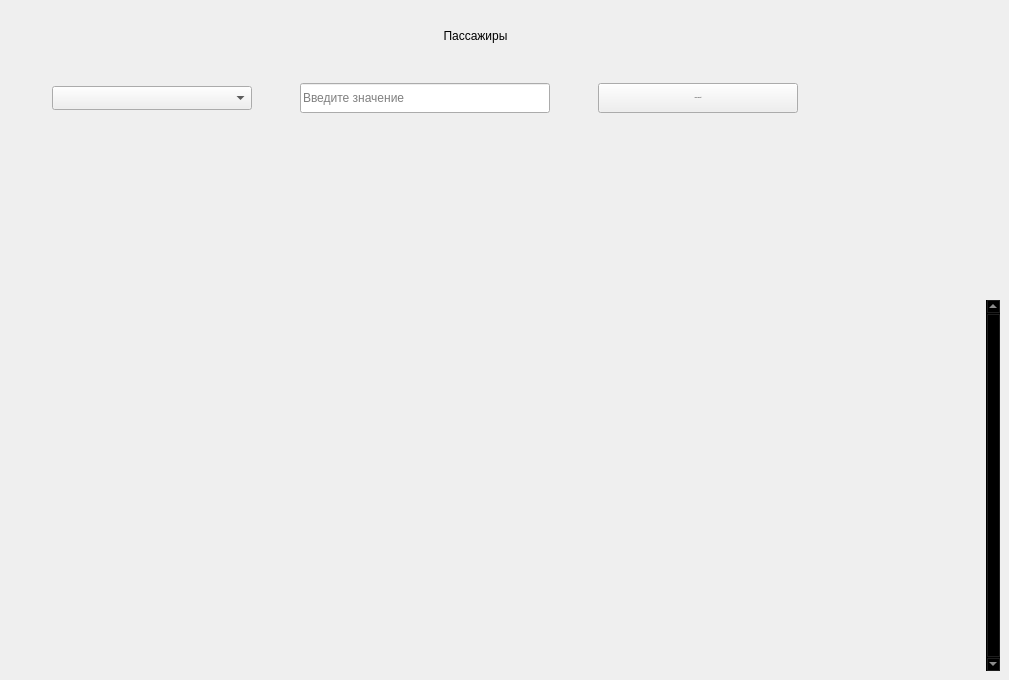
             <widget class="QWidget" name="people_widget">
              <widget class="QTableView" name="table_people">
               <property name="geometry">
                <rect>
                 <x>10</x>
                 <y>300</y>
                 <width>990</width>
                 <height>371</height>
                </rect>
               </property>
               <property name="sizePolicy">
                <sizepolicy hsizetype="Expanding" vsizetype="Expanding">
                 <horstretch>0</horstretch>
                 <verstretch>0</verstretch>
                </sizepolicy>
               </property>
               <property name="palette">
                <palette>
                 <active>
                  <colorrole role="WindowText">
                   <brush brushstyle="SolidPattern">
                    <color alpha="255">
                     <red>221</red>
                     <green>221</green>
                     <blue>221</blue>
                    </color>
                   </brush>
                  </colorrole>
                  <colorrole role="Button">
                   <brush brushstyle="SolidPattern">
                    <color alpha="0">
                     <red>0</red>
                     <green>0</green>
                     <blue>0</blue>
                    </color>
                   </brush>
                  </colorrole>
                  <colorrole role="Text">
                   <brush brushstyle="SolidPattern">
                    <color alpha="255">
                     <red>221</red>
                     <green>221</green>
                     <blue>221</blue>
                    </color>
                   </brush>
                  </colorrole>
                  <colorrole role="ButtonText">
                   <brush brushstyle="SolidPattern">
                    <color alpha="255">
                     <red>221</red>
                     <green>221</green>
                     <blue>221</blue>
                    </color>
                   </brush>
                  </colorrole>
                  <colorrole role="Base">
                   <brush brushstyle="NoBrush">
                    <color alpha="255">
                     <red>0</red>
                     <green>0</green>
                     <blue>0</blue>
                    </color>
                   </brush>
                  </colorrole>
                  <colorrole role="Window">
                   <brush brushstyle="SolidPattern">
                    <color alpha="0">
                     <red>0</red>
                     <green>0</green>
                     <blue>0</blue>
                    </color>
                   </brush>
                  </colorrole>
                  <colorrole role="PlaceholderText">
                   <brush brushstyle="SolidPattern">
                    <color alpha="128">
                     <red>221</red>
                     <green>221</green>
                     <blue>221</blue>
                    </color>
                   </brush>
                  </colorrole>
                 </active>
                 <inactive>
                  <colorrole role="WindowText">
                   <brush brushstyle="SolidPattern">
                    <color alpha="255">
                     <red>221</red>
                     <green>221</green>
                     <blue>221</blue>
                    </color>
                   </brush>
                  </colorrole>
                  <colorrole role="Button">
                   <brush brushstyle="SolidPattern">
                    <color alpha="0">
                     <red>0</red>
                     <green>0</green>
                     <blue>0</blue>
                    </color>
                   </brush>
                  </colorrole>
                  <colorrole role="Text">
                   <brush brushstyle="SolidPattern">
                    <color alpha="255">
                     <red>221</red>
                     <green>221</green>
                     <blue>221</blue>
                    </color>
                   </brush>
                  </colorrole>
                  <colorrole role="ButtonText">
                   <brush brushstyle="SolidPattern">
                    <color alpha="255">
                     <red>221</red>
                     <green>221</green>
                     <blue>221</blue>
                    </color>
                   </brush>
                  </colorrole>
                  <colorrole role="Base">
                   <brush brushstyle="NoBrush">
                    <color alpha="255">
                     <red>0</red>
                     <green>0</green>
                     <blue>0</blue>
                    </color>
                   </brush>
                  </colorrole>
                  <colorrole role="Window">
                   <brush brushstyle="SolidPattern">
                    <color alpha="0">
                     <red>0</red>
                     <green>0</green>
                     <blue>0</blue>
                    </color>
                   </brush>
                  </colorrole>
                  <colorrole role="PlaceholderText">
                   <brush brushstyle="SolidPattern">
                    <color alpha="128">
                     <red>221</red>
                     <green>221</green>
                     <blue>221</blue>
                    </color>
                   </brush>
                  </colorrole>
                 </inactive>
                 <disabled>
                  <colorrole role="WindowText">
                   <brush brushstyle="SolidPattern">
                    <color alpha="255">
                     <red>221</red>
                     <green>221</green>
                     <blue>221</blue>
                    </color>
                   </brush>
                  </colorrole>
                  <colorrole role="Button">
                   <brush brushstyle="SolidPattern">
                    <color alpha="0">
                     <red>0</red>
                     <green>0</green>
                     <blue>0</blue>
                    </color>
                   </brush>
                  </colorrole>
                  <colorrole role="Text">
                   <brush brushstyle="SolidPattern">
                    <color alpha="255">
                     <red>221</red>
                     <green>221</green>
                     <blue>221</blue>
                    </color>
                   </brush>
                  </colorrole>
                  <colorrole role="ButtonText">
                   <brush brushstyle="SolidPattern">
                    <color alpha="255">
                     <red>221</red>
                     <green>221</green>
                     <blue>221</blue>
                    </color>
                   </brush>
                  </colorrole>
                  <colorrole role="Base">
                   <brush brushstyle="NoBrush">
                    <color alpha="255">
                     <red>0</red>
                     <green>0</green>
                     <blue>0</blue>
                    </color>
                   </brush>
                  </colorrole>
                  <colorrole role="Window">
                   <brush brushstyle="SolidPattern">
                    <color alpha="0">
                     <red>0</red>
                     <green>0</green>
                     <blue>0</blue>
                    </color>
                   </brush>
                  </colorrole>
                  <colorrole role="PlaceholderText">
                   <brush brushstyle="SolidPattern">
                    <color alpha="128">
                     <red>221</red>
                     <green>221</green>
                     <blue>221</blue>
                    </color>
                   </brush>
                  </colorrole>
                 </disabled>
                </palette>
               </property>
               <property name="frameShape">
                <enum>QFrame::NoFrame</enum>
               </property>
               <property name="verticalScrollBarPolicy">
                <enum>Qt::ScrollBarAlwaysOn</enum>
               </property>
               <property name="sizeAdjustPolicy">
                <enum>QAbstractScrollArea::AdjustToContents</enum>
               </property>
               <property name="editTriggers">
                <set>QAbstractItemView::NoEditTriggers</set>
               </property>
               <property name="selectionMode">
                <enum>QAbstractItemView::SingleSelection</enum>
               </property>
               <property name="selectionBehavior">
                <enum>QAbstractItemView::SelectRows</enum>
               </property>
               <property name="showGrid">
                <bool>true</bool>
               </property>
               <property name="gridStyle">
                <enum>Qt::SolidLine</enum>
               </property>
               <property name="sortingEnabled">
                <bool>false</bool>
               </property>
               <attribute name="horizontalHeaderMinimumSectionSize">
                <number>210</number>
               </attribute>
               <attribute name="horizontalHeaderDefaultSectionSize">
                <number>210</number>
               </attribute>
               <attribute name="horizontalHeaderHighlightSections">
                <bool>true</bool>
               </attribute>
               <attribute name="verticalHeaderVisible">
                <bool>false</bool>
               </attribute>
               <attribute name="verticalHeaderCascadingSectionResizes">
                <bool>true</bool>
               </attribute>
               <attribute name="verticalHeaderDefaultSectionSize">
                <number>24</number>
               </attribute>
               <attribute name="verticalHeaderHighlightSections">
                <bool>false</bool>
               </attribute>
               <attribute name="verticalHeaderShowSortIndicator" stdset="0">
                <bool>false</bool>
               </attribute>
              </widget>
              <widget class="QWidget" name="horizontalLayoutWidget_3">
               <property name="geometry">
                <rect>
                 <x>10</x>
                 <y>80</y>
                 <width>831</width>
                 <height>36</height>
                </rect>
               </property>
               <layout class="QHBoxLayout" name="people_searchlLayout">
                <item>
                 <widget class="QComboBox" name="people_comboBox">
                  <property name="minimumSize">
                   <size>
                    <width>200</width>
                    <height>0</height>
                   </size>
                  </property>
                  <property name="maximumSize">
                   <size>
                    <width>200</width>
                    <height>16777215</height>
                   </size>
                  </property>
                  <property name="font">
                   <font>
                    <family>Segoe UI</family>
                    <pointsize>10</pointsize>
                    <italic>false</italic>
                    <bold>false</bold>
                   </font>
                  </property>
                  <property name="toolTipDuration">
                   <number>-1</number>
                  </property>
                  <property name="autoFillBackground">
                   <bool>false</bool>
                  </property>
                  <property name="styleSheet">
                   <string notr="true"/>
                  </property>
                  <property name="sizeAdjustPolicy">
                   <enum>QComboBox::AdjustToMinimumContentsLengthWithIcon</enum>
                  </property>
                  <property name="iconSize">
                   <size>
                    <width>16</width>
                    <height>16</height>
                   </size>
                  </property>
                  <property name="frame">
                   <bool>true</bool>
                  </property>
                  <item>
                   <property name="text">
                    <string/>
                   </property>
                  </item>
                  <item>
                   <property name="text">
                    <string>id_пассажира</string>
                   </property>
                  </item>
                  <item>
                   <property name="text">
                    <string>Фамилия</string>
                   </property>
                  </item>
                  <item>
                   <property name="text">
                    <string>Имя</string>
                   </property>
                  </item>
                  <item>
                   <property name="text">
                    <string>Статус</string>
                   </property>
                  </item>
                 </widget>
                </item>
                <item>
                 <widget class="QLineEdit" name="people_edit">
                  <property name="minimumSize">
                   <size>
                    <width>250</width>
                    <height>30</height>
                   </size>
                  </property>
                  <property name="maximumSize">
                   <size>
                    <width>250</width>
                    <height>16777215</height>
                   </size>
                  </property>
                  <property name="styleSheet">
                   <string notr="true"/>
                  </property>
                  <property name="text">
                   <string/>
                  </property>
                  <property name="placeholderText">
                   <string>Введите значение</string>
                  </property>
                 </widget>
                </item>
                <item>
                 <widget class="QPushButton" name="search_people_btn">
                  <property name="minimumSize">
                   <size>
                    <width>200</width>
                    <height>30</height>
                   </size>
                  </property>
                  <property name="maximumSize">
                   <size>
                    <width>200</width>
                    <height>16777215</height>
                   </size>
                  </property>
                  <property name="font">
                   <font>
                    <family>Segoe UI</family>
                    <pointsize>-1</pointsize>
                    <italic>false</italic>
                    <bold>false</bold>
                   </font>
                  </property>
                  <property name="cursor">
                   <cursorShape>PointingHandCursor</cursorShape>
                  </property>
                  <property name="styleSheet">
                   <string notr="true"/>
                  </property>
                  <property name="text">
                   <string>Поиск записей</string>
                  </property>
                  <property name="icon">
                   <iconset>
                    <normaloff>:/icons/images/icons/cil-folder-open.png</normaloff>:/icons/images/icons/cil-folder-open.png</iconset>
                  </property>
                 </widget>
                </item>
               </layout>
              </widget>
              <widget class="QLabel" name="title_label_people">
               <property name="geometry">
                <rect>
                 <x>320</x>
                 <y>20</y>
                 <width>311</width>
                 <height>31</height>
                </rect>
               </property>
               <property name="text">
                <string>Пассажиры</string>
               </property>
               <property name="alignment">
                <set>Qt::AlignCenter</set>
               </property>
              </widget>
             </widget>
